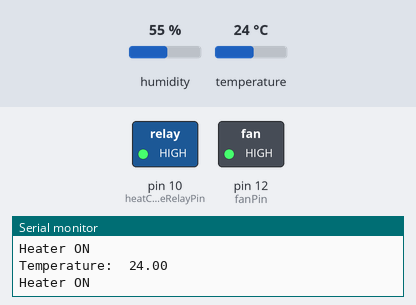
Recording of a sketch running on a simulated Arduino Uno, built with avr-gcc and run on an emulated ATmega328P. Shown: switched loads named in the sketch (green lamp = pin HIGH), the last lines printed to the serial monitor. The inputs (shaded band) are chosen by the test bench; at power-on: temperature 24 °C, humidity 55 %.

Above: at 1.2 s.
1.3 s: temperature set to 32 °C
11.2 s: temperature set to 35 °C
At 21.2 s:
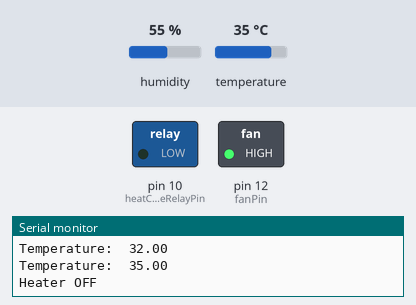
21.5 s: temperature set to 32 °C
31.3 s: temperature set to 29 °C
At 40.8 s:
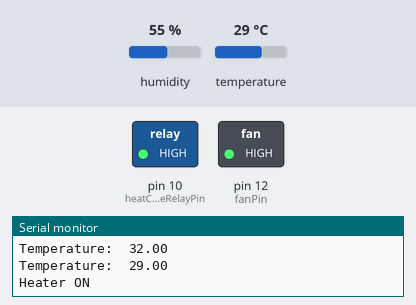
41.6 s: temperature set to 41 °C
At 50.5 s:
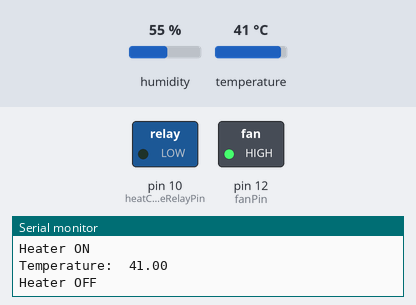
Timing chart, 0 to 52.0 s (numbered marks = the images above; inputs shaded):
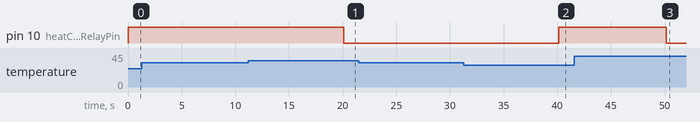

Measured:
- the behaviour switches between 33 and 34 °C on temperature (found by bisection; images 0 and 1)
- the behaviour switches between 31 and 30 °C on temperature (found by bisection; images 1 and 2)
- after the input at 11.2 s, pin 10 (heatCableRelayPin): HIGH → LOW after 8.9 s
- after the input at 31.3 s, pin 10 (heatCableRelayPin): LOW → HIGH after 8.8 s
- after the input at 41.6 s, pin 10 (heatCableRelayPin): HIGH → LOW after 8.6 s

The sketch:

Fermentation_Box_v2.ino
```cpp
  #include <dht.h>                      //Teaching Arduino about our temperature and humidity sensor (DHT11)
  dht DHT;
  float tempRangeLow;                   //Declaring the desired lower temperature limit as a decimal
  float tempRangeHigh;                  //Declaring the desired upper temperature limit as a decimal
  int idleTime=120000;                  //Setting the idle time to 2 minutes (120,000 ticks)
  int fanPin=12;                        //Assigning the fan to digital pin 12, which puts out 5V (the lowest possible voltage that the fan accepts)
  int heatCableRelayPin=10;             //Assigning the heat cable 5V relay signal input to pin 10
  #define tempSensor 7                  //Assigning the temperature/heat sensor to pin 7
  float temperature;                    //Creating a new float variable for the actual measured temperature of the system


void setup() {
  pinMode(fanPin,OUTPUT);                        //Telling Arduino that we want to send the fan a signal (ON/OFF), not receive one
  analogWrite(fanPin,LOW);                       //Turning the fan off whilst the data is being input
  pinMode(heatCableRelayPin,OUTPUT);             //Telling Arduino that we want to send the relay a 5V signal (ON/OFF), not recive one
  pinMode(tempSensor,INPUT);                     //Telling Arduino that we want to get information from the temperature sensor

 Serial.begin(9600);                             // Setting up the serial port
  float chk = DHT.read11(tempSensor);              // Telling Arduino to get our temperature from the pin labelled "tempSensor"

 digitalWrite(fanPin, HIGH);                 //Turning on the fan indefinitely for the duration of the program.
  Serial.println("Fan ON");
 digitalWrite(heatCableRelayPin,HIGH);           //Ensuring that when reset the controller, the heat cable is off
  Serial.println("Heater ON");
}

void loop() {
 float chk = DHT.read11(tempSensor);

  temperature=(DHT.temperature);           // Setting the float variable 'temperature' equal to the temperature value read from the DHT11 temp sensor
  Serial.print("Temperature:  ");          // Printing the temperature value to
  Serial.println(temperature);             // the serial monitor to check it's working

  float tempRangeLow = 28.00;                                     // USE THIS SECTION TO CHANGE THE LOWER TEMPERATURE LIMIT
  float tempRangeHigh = 36.00;                                    // USE THIS SECTION TO CHANGE THE UPPER TEMPERATURE LIMIT

  float tempRangeMidpoint = (tempRangeLow + tempRangeHigh) / 2;                                                 // Calculating the temperature range midpoint from the upper and lower limits
  float tempRangeUpperMid = (tempRangeMidpoint + 1);                                                            // Calculating the lower mid temperature range
  float tempRangeLowerMid = (tempRangeMidpoint - 1);                                                            // Calculating the lower mid temperature range

  if (temperature > tempRangeUpperMid) {
      digitalWrite(heatCableRelayPin,LOW);
        Serial.println("Heater OFF");
    }

  else if (temperature < tempRangeLowerMid)
    {
      digitalWrite(heatCableRelayPin,HIGH);
        Serial.println("Heater ON");
    }

  else {

  }

  delay(10000);   //Adding a delay of 100 seconds to the loop before the IF statement is run again to minimize the amount the system gets turned off and on whilst allowing for temperature drift

}
```
